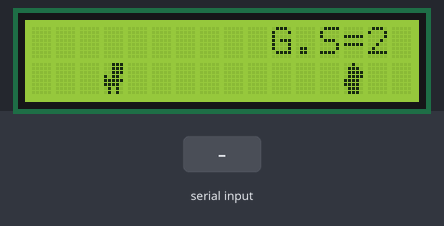
Bench run of a sketch on a simulated Arduino Uno, built with avr-gcc and run on an emulated ATmega328P. On the bench: 16×2 character LCD. The inputs (shaded band) are chosen by the test bench.

Above: at 1.2 s.
1.3 s: "j" received over Serial
At 1.88 s:
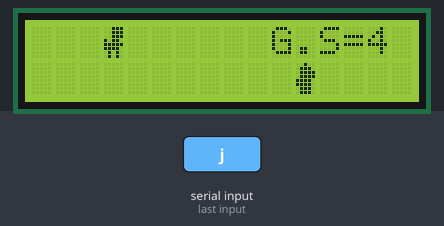
3.5 s: "j" received over Serial
At 5.11 s:
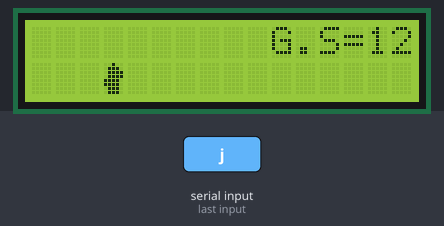
At 12.2 s:
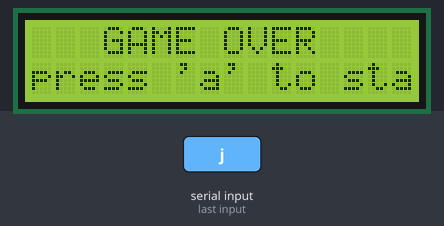
Timing chart, 0 to 12.5 s (numbered marks = the images above; inputs shaded):
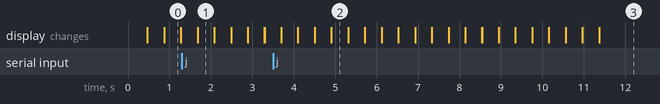

The sketch:

DinoGame.ino
```cpp
#include <LiquidCrystal.h>
LiquidCrystal lcd(13,12,11,10,9,8);

int dinopos = 3;
int cactuspos = 15;
bool gameover = 0;
bool jumping = 0;
int jumpcount = 0;
int gamescore = 0;

byte dino[8] = {
  B00111,
  B00111,
  B00111,
  B10110,
  B11111,
  B11110,
  B01010,
  B01010,
};

byte cactus[8] = {
  B00100,
  B01110,
  B01111,
  B01111,
  B11110,
  B11110,
  B01110,
  B01110,
};

void setup() {
  lcd.begin(16,2);
  Serial.begin(9600);
  lcd.createChar(0,dino);
  lcd.createChar(1,cactus);
}

void loop() {

  if (cactuspos == dinopos && !jumping) {
    lcd.clear();
    lcd.setCursor(3,0);
    lcd.print("GAME OVER");
    lcd.setCursor(0,1);
    lcd.print("press 'a' to start");
    gameover = 1;
    gamescore = 0;
  }

  if (gameover) {
    while (true) {
      if (Serial.available()) {
        char ch = Serial.read();
        if (ch == 'a') {
          gameover = 0;
          cactuspos = 15;
          lcd.clear();
          break;
        }
      }
    }
  }

  if (Serial.available()) {
    char ch = Serial.read();
    if (ch == 'j' && !jumping) {
      jumping = true;
      jumpcount = 3;
    }
  }

  if (jumping) {
    if (jumpcount > 0) {
      lcd.setCursor(dinopos, 0);
      lcd.write(byte(0));
      jumpcount--;
    } else {
      jumping = false;
    }
  } else {
    lcd.setCursor(dinopos, 1);
    lcd.write(byte(0));
  }

  lcd.setCursor(cactuspos, 1);
  lcd.write(byte(1));
  cactuspos--;
  if (cactuspos < 0) cactuspos = 15;
  lcd.setCursor(10,0);
  lcd.print("G.S=");
  lcd.print(gamescore);
  gamescore++;
  delay(400);
  lcd.clear();
}
```

Measured:
- after the input at 1.3 s, the display: first differs from a run without the input after 0.38 s (image 1)
- after the input at 3.5 s, the display: first differs from a run without the input after 0.20 s (image 2 shows a later state)
- what the display in image 0 shows lasts 0.4 s, from 0.9 s to 1.3 s
